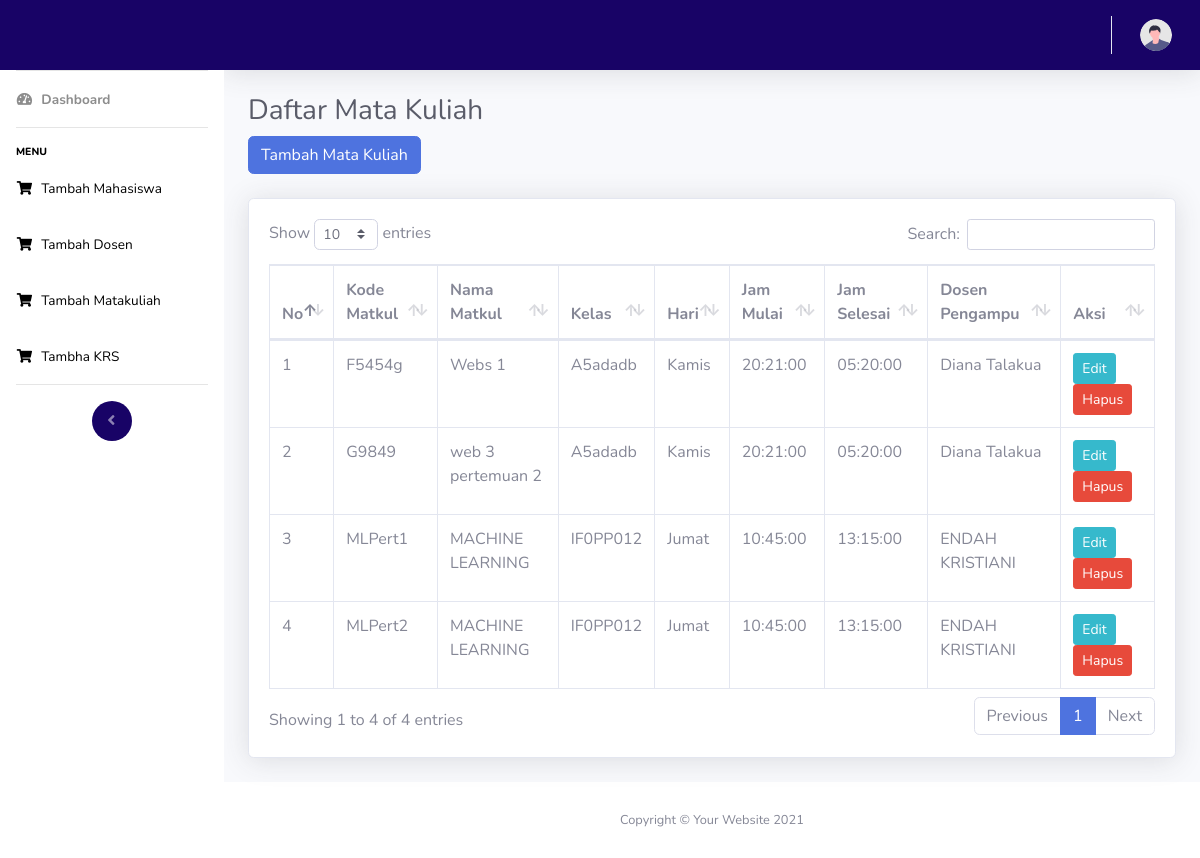
The app's page /admin/matakuliah.php with its own data.
### tables this page shows
CREATE TABLE `matkul` (
  `id` int(11) NOT NULL,
  `id_dosen` int(11) NOT NULL,
  `kode_matkul` varchar(10) NOT NULL,
  `nama_matkul` varchar(255) NOT NULL,
  `kelas` varchar(10) NOT NULL,
  `hari` varchar(10) NOT NULL,
  `jam_mulai` time NOT NULL,
  `jam_selesai` time NOT NULL
);

CREATE TABLE `dosen` (
  `id` int(11) NOT NULL,
  `id_user` int(11) NOT NULL,
  `nid` varchar(10) NOT NULL,
  `nama_dosen` varchar(255) NOT NULL,
  `email` varchar(255) NOT NULL
);

### admin/matakuliah.php (the view, shortened to what this page needs)
<?php include 'assets/navbar.php'; ?>
<div class="container-fluid">
    <h1 class="h3 mb-2 text-gray-800">Daftar Mata Kuliah</h1>
    <button type="button" class="btn btn-primary" data-toggle="modal" data-target="#tambahMatkulModal">
        Tambah Mata Kuliah
    </button>
    <br>
    <br>
    <div class="card shadow mb-4">
        <div class="card-body">
            <div class="table-responsive">
                <table class="table table-bordered" id="dataTable" width="100%" cellspacing="0">
                    <thead>
                        <tr>
                            <th>No</th>
                            <th>Kode Matkul</th>
                            <th>Nama Matkul</th>
                            <th>Kelas</th>
                            <th>Hari</th>
                            <th>Jam Mulai</th>
                            <th>Jam Selesai</th>
                            <th>Dosen Pengampu</th>
                            <th>Aksi</th>
                        </tr>
                    </thead>
                    <tbody>
                        <?php
                        require_once '../include/config.php';
                        $query = "SELECT M.id, M.kode_matkul, M.nama_matkul, M.kelas, M.hari, M.jam_mulai, M.jam_selesai, D.nama_dosen
                                  FROM matkul M
                                  INNER JOIN dosen D ON M.id_dosen = D.id";
                       $result = $conn->query($query);
                       if ($result->num_rows > 0) {
                           $no = 1;
                            while ($row = $result->fetch_assoc()) {
                                $id = $row["id"];
                                $kode_matkul = $row["kode_matkul"];
                                $nama_matkul = $row["nama_matkul"];
                                $kelas = $row["kelas"];
                                $hari = $row["hari"];
                                $jam_mulai = $row["jam_mulai"];
                                $jam_selesai = $row["jam_selesai"];
                                $dosen_pengampu = $row["nama_dosen"];
                                echo "<tr>";
                                echo "<td>" . $no++ . "</td>";
                                echo "<td>" . $kode_matkul . "</td>";
                                echo "<td>" . $nama_matkul . "</td>";
                                echo "<td>" . $kelas . "</td>";
                                echo "<td>" . $hari . "</td>";
                                echo "<td>" . $jam_mulai . "</td>";
                                echo "<td>" . $jam_selesai . "</td>";
                                echo "<td>" . $dosen_pengampu . "</td>";
                                echo "<td>
                                    <a href='#' class='btn btn-info btn-sm' data-toggle='modal' data-target='#editMatkulModal$id'>Edit</a>
                                    <a href='#' class='btn btn btn-danger btn-sm' data-toggle='modal' data-target='#hapusMatkulModal$id'>Hapus</a>
                                </td>";
                                echo "</tr>";
                            }
                        } else {
                            echo "<tr><td colspan='9'>Tidak ada data mata kuliah.</td></tr>";
                        }
                        ?>
                    </tbody>
                </table>
            </div>
        </div>
    </div>
</div>
<?php include 'assets/footer.php'; ?>

### records on screen
matkul: kode_matkul "F5454g", nama_matkul "Webs 1", kelas "A5adadb", hari "Kamis", jam_mulai "20:21:00", jam_selesai "05:20:00", id_dosen.nama_dosen "Diana Talakua"
matkul: kode_matkul "G9849", nama_matkul "web 3 pertemuan 2", kelas "A5adadb", hari "Kamis", jam_mulai "20:21:00", jam_selesai "05:20:00", id_dosen.nama_dosen "Diana Talakua"
matkul: kode_matkul "MLPert1", nama_matkul "MACHINE LEARNING", kelas "IF0PP012", hari "Jumat", jam_mulai "10:45:00", jam_selesai "13:15:00", id_dosen.nama_dosen "ENDAH KRISTIANI"
matkul: kode_matkul "MLPert2", nama_matkul "MACHINE LEARNING", kelas "IF0PP012", hari "Jumat", jam_mulai "10:45:00", jam_selesai "13:15:00", id_dosen.nama_dosen "ENDAH KRISTIANI"
